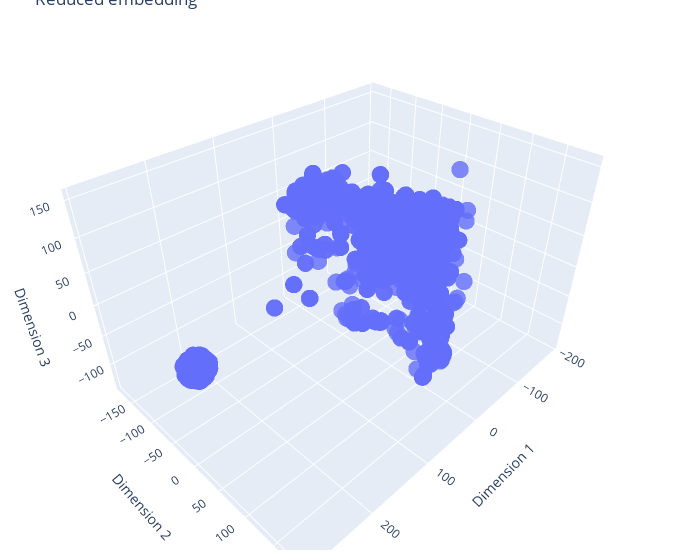

The notebook cell saved with this chart:
### Markdown cell above
Visualize dimensionality reduction with TSNE

### Code cell
embedding_TSNE = data_visualization(augmented_data, method='tsne', n_components=3, n_neighbors=12)

### Figure 1 — Plotly figure (JSON) as saved in the notebook; plotly's stock layout.template omitted (floating-point values rounded to 4 significant figures; data arrays with more than 128 entries replaced by an {"elided": "..."} marker saying what was removed)
{"data": [{"marker": {"opacity": 0.8, "size": 6}, "mode": "markers", "type": "scatter3d", "x": {"elided": "10038 float values"}, "y": {"elided": "10038 float values"}, "z": {"elided": "10038 float values"}}], "layout": {"autosize": true, "margin": {"b": 10, "l": 10, "r": 20, "t": 10}, "scene": {"xaxis": {"title": {"text": "Dimension 1"}}, "yaxis": {"title": {"text": "Dimension 2"}}, "zaxis": {"title": {"text": "Dimension 3"}}}, "title": {"text": "Reduced embedding"}, "width": 700}}
